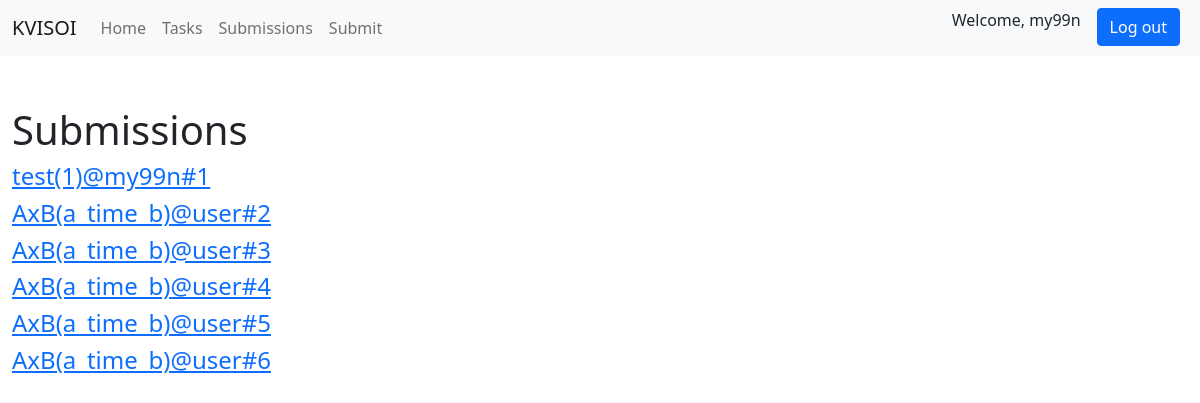
Page /submissions/ (signed in) on the committed database.
### core/models.py (models this page shows, shortened)
class Submission(models.Model):
  owner = models.ForeignKey(User, on_delete=models.CASCADE, default="")
  code = models.TextField()
  task = models.ForeignKey(Task, on_delete=models.CASCADE, default="")
  lang = models.CharField(max_length=20)
  status = models.CharField(max_length=20)
  score = models.PositiveIntegerField(default=0)
  timeUsed = models.PositiveIntegerField(default=0)
  memoryUsed = models.PositiveIntegerField(default=0)
  def __str__(self):
    return f'{self.task}@{self.owner}#{self.id}'

class Task(models.Model):
  id = models.CharField(max_length=128, primary_key=True, unique=True)
  title = models.CharField(max_length=128)
  author = models.ForeignKey(User, on_delete=models.DO_NOTHING, null=True)
  def __str__(self):
    return f'{self.title}({self.id})'

### core/views.py (the view)
# urls.py: url(r'^submissions/$', views.submissions, name='core-submissions'),
def submissions (req) :
  return render(req, 'core/submissions.html', {
    'submissions' : Submission.objects.all()
  })

### core/templates/core/submissions.html
{% extends "core/base.html" %}
{% block content %}
  <h1>Submissions</h1>
  {% for submission in submissions %}
    <a href="{% url 'core-submission' submission.id %}">
      <h4>{{submission}}</h4>
    </a>
  {% endfor %}
{% endblock %}

### core/templates/core/base.html (shortened to what this page needs)
{% load static %}
<!DOCTYPE html>
<html lang="en">
  <head>
    <link href="https://cdn.jsdelivr.net/npm/bootstrap@5.0.2/dist/css/bootstrap.min.css" rel="stylesheet">
  </head>
  <body>
    <nav class="navbar navbar-expand-lg navbar-light bg-light">
      <div class="container-fluid">
        <a class="navbar-brand" href="#"> KVISOI </a>
        <div class="collapse navbar-collapse" id="navbarSupportedContent">
          <ul class="navbar-nav me-auto mb-2 mb-lg-0">
            <li class="nav-item">
              <a class="nav-link" href="{% url 'core-home' %}">Home</a>
            </li>
            <li class="nav-item">
              <a class="nav-link" href="{% url 'core-tasks' %}">Tasks</a>
            </li>
            <li class="nav-item">
              <a class="nav-link" href="{% url 'core-submissions' %}">Submissions</a>
            </li>
            <li class="nav-item">
              <a class="nav-link" href="{% url 'core-submit' %}">Submit</a>
            </li>
          </ul>
          <ul class="navbar-nav d-flex">
            {% if user.is_authenticated %}
            <li class="nav-item mx-2">
              <p> Welcome, {{user}} </p>
            </li>
            <li class="nav-item mx-2">
              <a href="{% url 'user-logout' %}">
                <button class="btn btn-primary">Log out</button>
              </a>
            </li>
            {% endif %}
          </ul>
        </div>
      </div>
    </nav>
    <div class="alert alert-{{msg.tags}}" role="alert">
    </div>
    <div class="container-fluid">
    {% block content %} {% endblock %}
    </div>
  </body>
</html>

### rows in the picture
Submission: task+owner+id "test(1)@my99n#1"
Submission: task+owner+id "AxB(a_time_b)@user#2"
Submission: task+owner+id "AxB(a_time_b)@user#3"
Submission: task+owner+id "AxB(a_time_b)@user#4"
Submission: task+owner+id "AxB(a_time_b)@user#5"
Submission: task+owner+id "AxB(a_time_b)@user#6"

### other values in the picture
{{ user }} "my99n"
